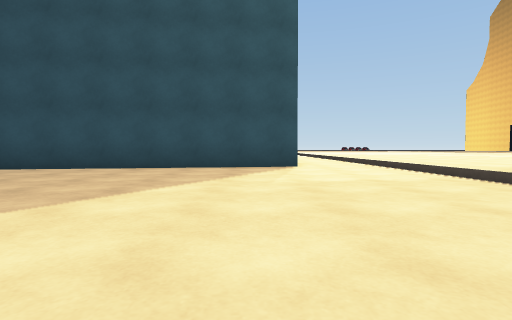
[1] (above)

24 first-person views from a walk through a scene from a Unity 3-D project. The camera is 0.55 m above the floor, tilts 2° down and sees 80° across. The floor is counted in squares, 1 m on a side. Each view is taken from the middle of a square. On the plan, view 1 faces up. The plan holds only what a view shows up to about 9 squares ahead; the rest is blank. The place goes on beyond the plan.

[2]
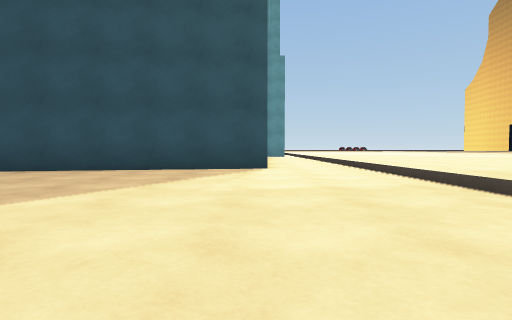

[3]
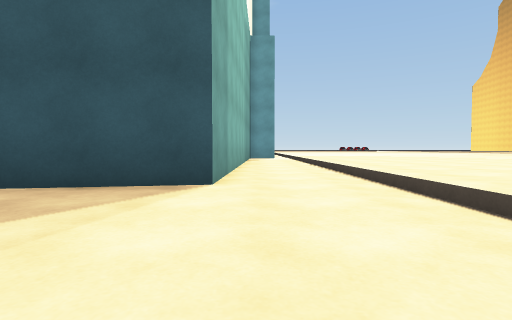

[4]
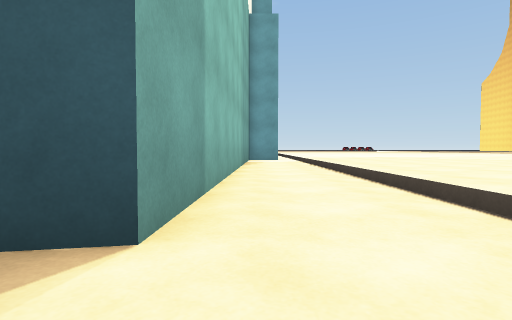

[5]
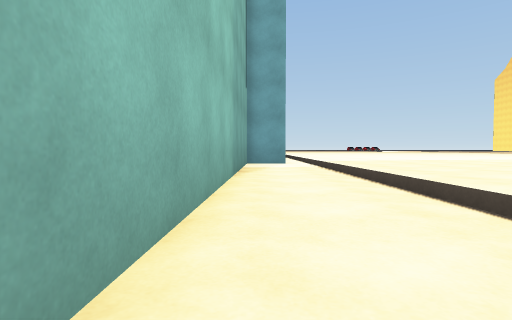

[6]
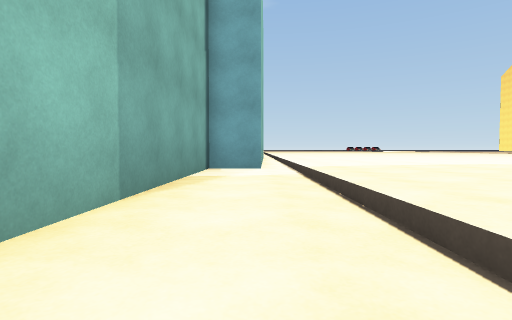

[7]
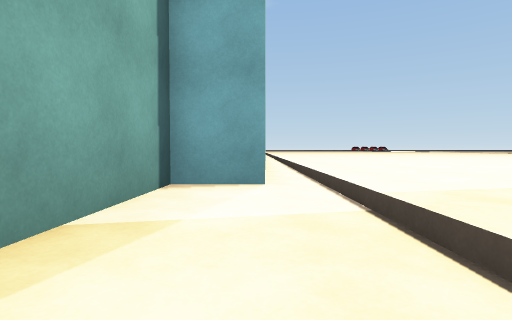

[8]
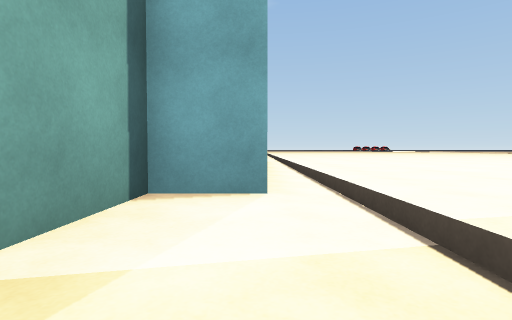

[9]
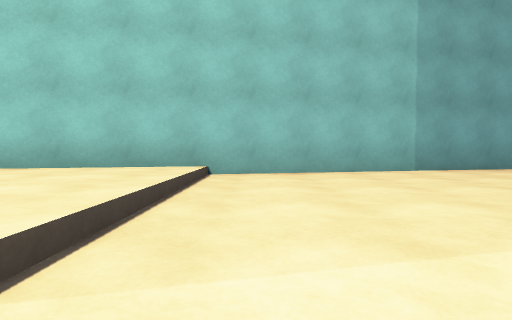

[10]
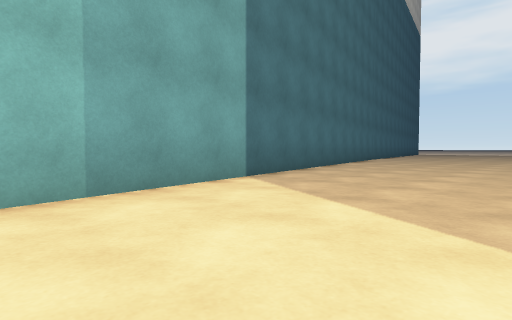

[11]
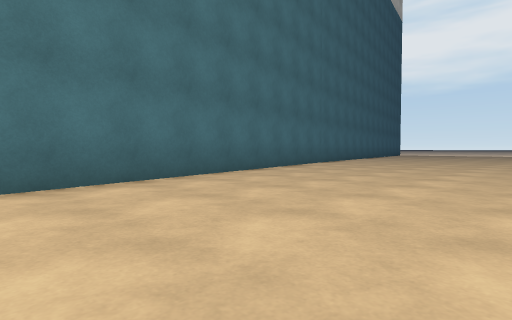

[12]
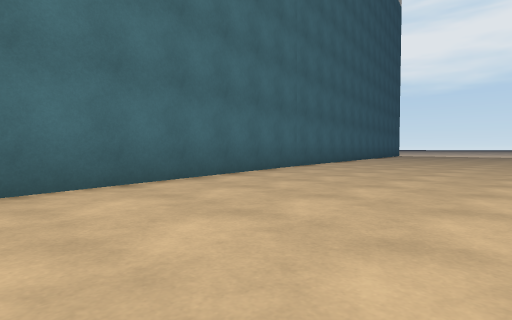

[13]
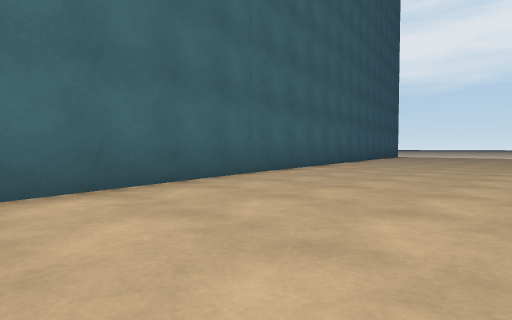

[14]
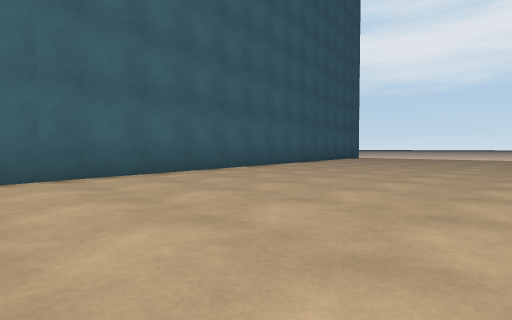

[15]
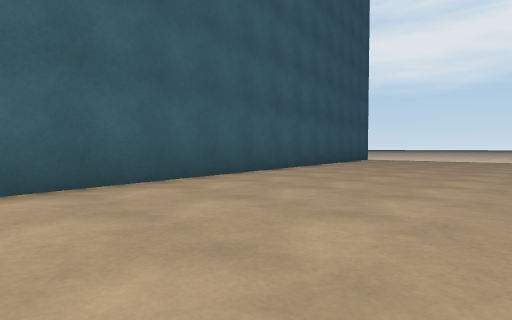

[16]
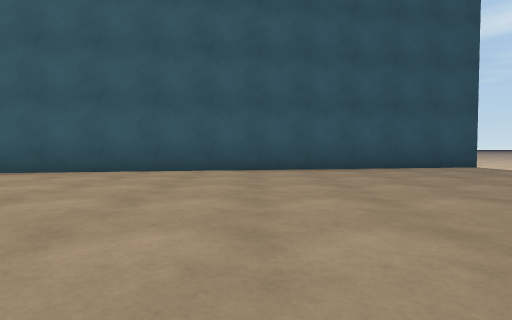

[17]
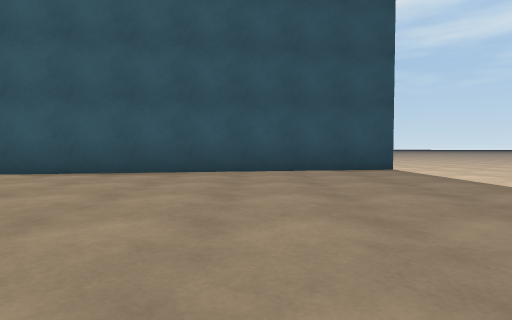

[18]
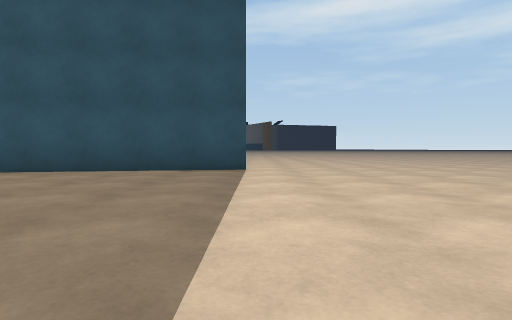

[19]
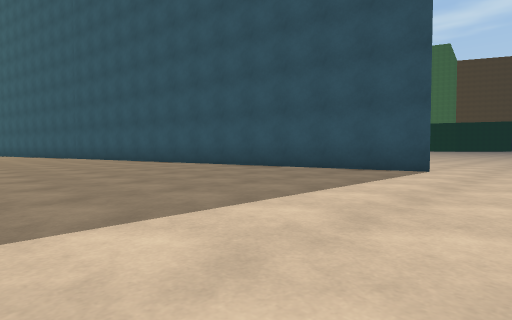

[20]
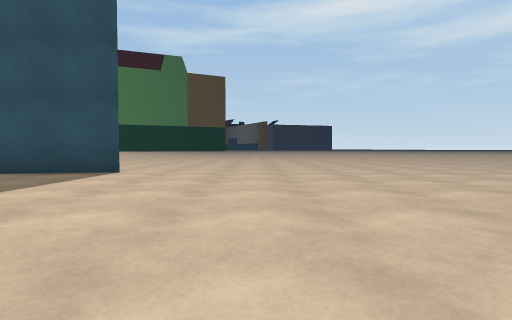

[21]
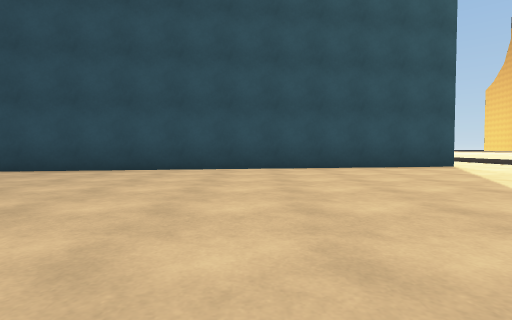

[22]
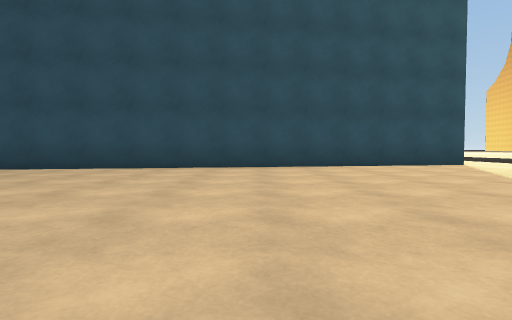

[23]
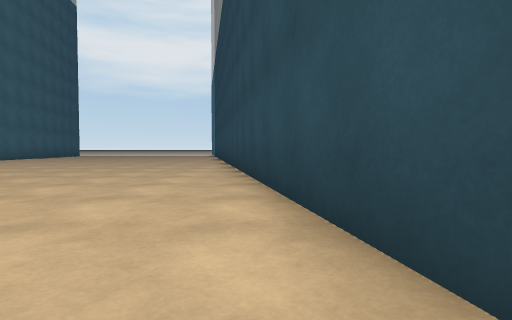

[24]
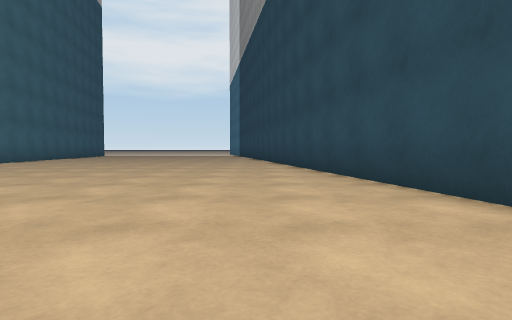

### Floor plan
Key: @ floor where view 1 was taken; # wall or solid block; . floor; ^ raised ledge.
Columns run from 38 left of view 1 to 6 right of it. Each row starts with its distance up from view 1.
 27                                          .^^^
 26                                          .^^^
 25                                          .^^^
 24                                         ##^^^
 23                                         #.^^^
 22                                         #.^^^
 21                                         #.^^^
 20                                         #.^^^
 19                                         #.^^^
 18                                         #.^^^
 17                                        #..^^^
 16                                        #..^^^
 15                                        #..^^^
 14                                        #..^^^
 13                                        #..^^^
 12                                        #..^^^
 11                                        #..^^^
 10                                       ##..^^^
  9                                 ######....^^^
  8                           ######..........^^^
  7                      #####................^^^
  6                     #.....................^^
  5                     ......................^^
  4                     ......................^^^
  3                     ......................^^^
  2            .      ........................^^^
  1   ....... ................................^^^
  0  .....................................@###^^
 -1 ...................................####
 -2 ..............................#####
 -3 ..........................####
 -4 .....................#####
 -5 ...............######
 -6 .........######
 -7 .....####
 -8 ......
 -9 ......

Where each view was taken, in squares from view 1:
view 1: 0 up, 0 right, facing up
view 2: 1 up, 1 right, facing up
view 3: 5 up, 2 right, facing up
view 4: 8 up, 2 right, facing up
view 5: 12 up, 2 right, facing up
view 6: 15 up, 3 right, facing up
view 7: 19 up, 3 right, facing up
view 8: 20 up, 3 right, facing up
view 9: 7 up, 3 right, facing down
view 10: 3 up, 0 right, facing down-left
view 11: 3 up, 5 left, facing down-left
view 12: 2 up, 8 left, facing down-left
view 13: 1 up, 11 left, facing down-left
view 14: 2 up, 15 left, facing down-left
view 15: 0 up, 18 left, facing down-left
view 16: 2 up, 27 left, facing down
view 17: 1 up, 30 left, facing down
view 18: 1 up, 34 left, facing down
view 19: 1 up, 36 left, facing down-right
view 20: 0 up, 37 left, facing down
view 21: 0 up, 5 left, facing up
view 22: 1 down, 6 left, facing up
view 23: 7 up, 9 left, facing left
view 24: 5 up, 9 left, facing left
